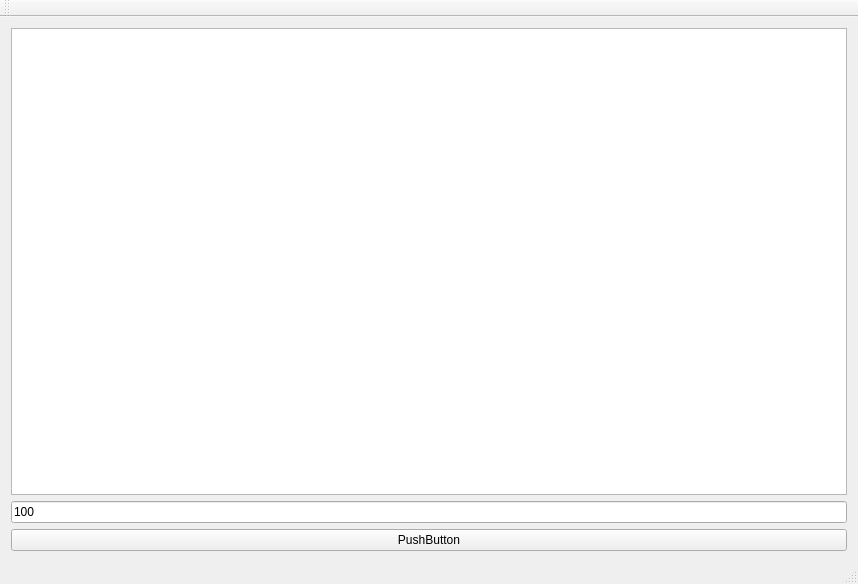
<?xml version="1.0" encoding="UTF-8"?>
<ui version="4.0">
 <class>MainWindow</class>
 <widget class="QMainWindow" name="MainWindow">
  <property name="geometry">
   <rect>
    <x>0</x>
    <y>0</y>
    <width>858</width>
    <height>584</height>
   </rect>
  </property>
  <property name="windowTitle">
   <string>MainWindow</string>
  </property>
  <widget class="QWidget" name="centralWidget">
   <layout class="QVBoxLayout" name="verticalLayout">
    <item>
     <widget class="QGraphicsView" name="graphicsView"/>
    </item>
    <item>
     <widget class="QLineEdit" name="leCount">
      <property name="inputMethodHints">
       <set>Qt::ImhDigitsOnly</set>
      </property>
      <property name="text">
       <string>100</string>
      </property>
     </widget>
    </item>
    <item>
     <widget class="QPushButton" name="pushButton">
      <property name="text">
       <string>PushButton</string>
      </property>
     </widget>
    </item>
   </layout>
  </widget>
  <widget class="QMenuBar" name="menuBar">
   <property name="geometry">
    <rect>
     <x>0</x>
     <y>0</y>
     <width>858</width>
     <height>20</height>
    </rect>
   </property>
  </widget>
  <widget class="QToolBar" name="mainToolBar">
   <attribute name="toolBarArea">
    <enum>TopToolBarArea</enum>
   </attribute>
   <attribute name="toolBarBreak">
    <bool>false</bool>
   </attribute>
  </widget>
  <widget class="QStatusBar" name="statusBar"/>
 </widget>
 <layoutdefault spacing="6" margin="11"/>
 <resources/>
 <connections/>
</ui>
